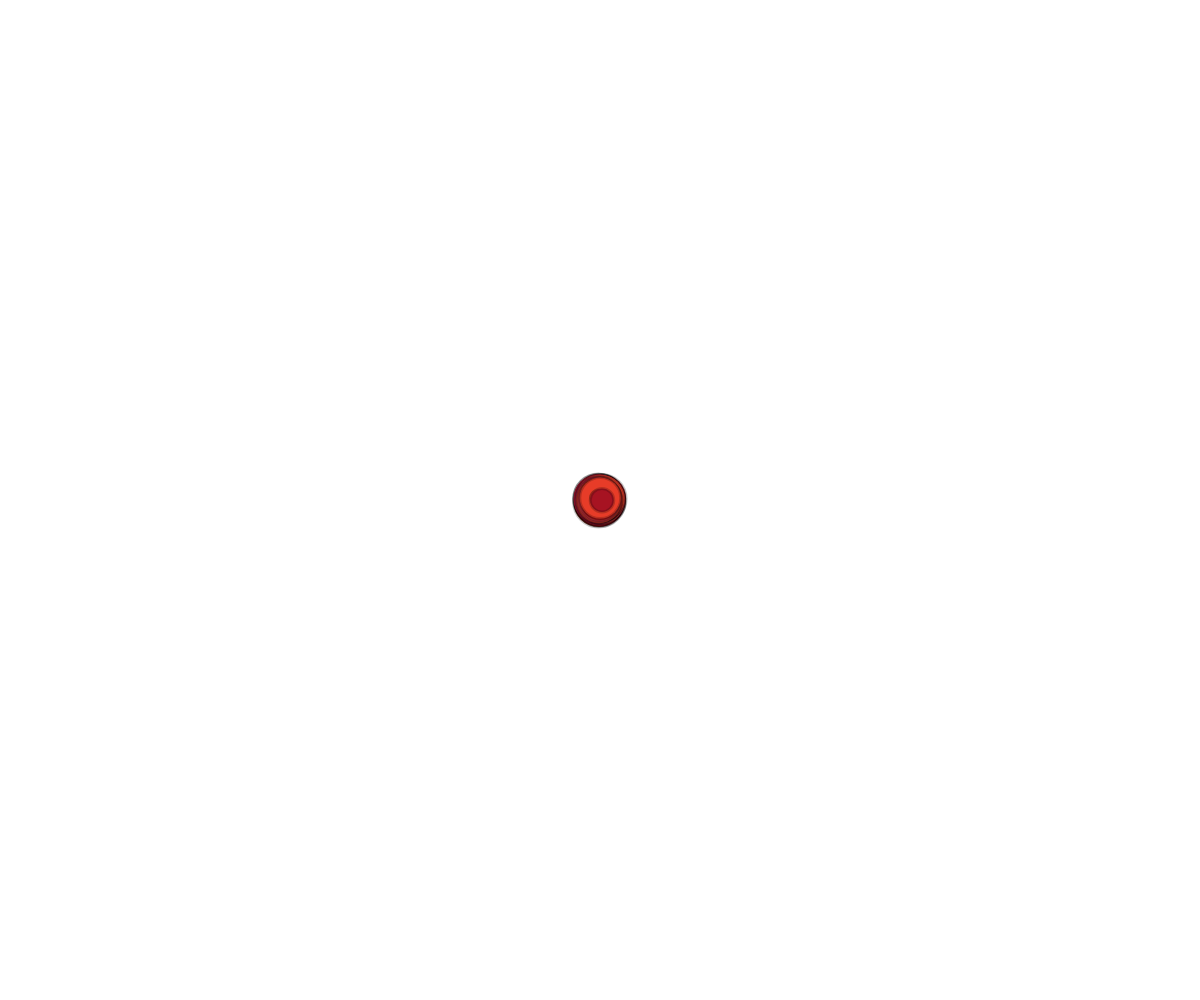
Frame 1 (no input)
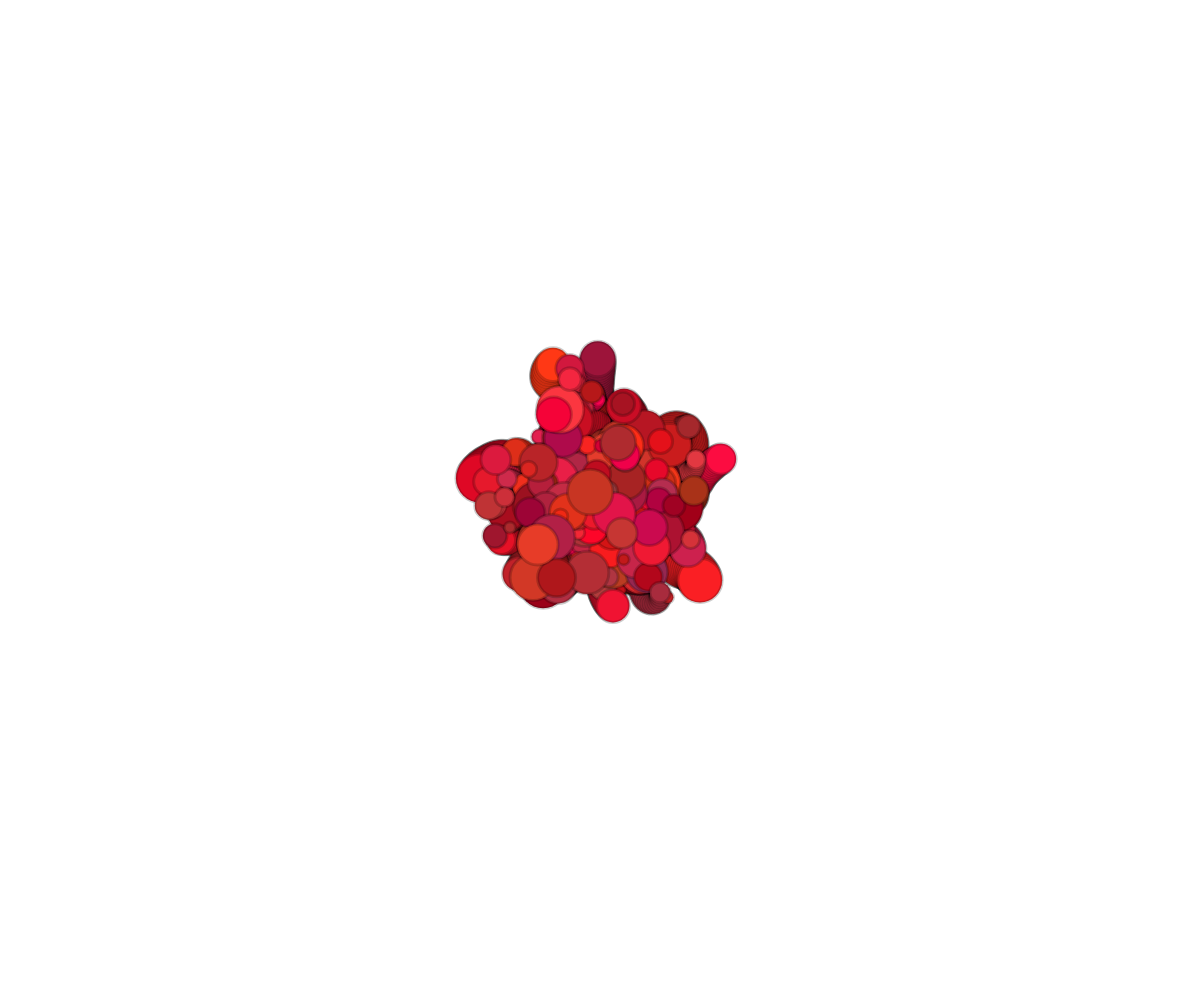
Frame 60 (no input)
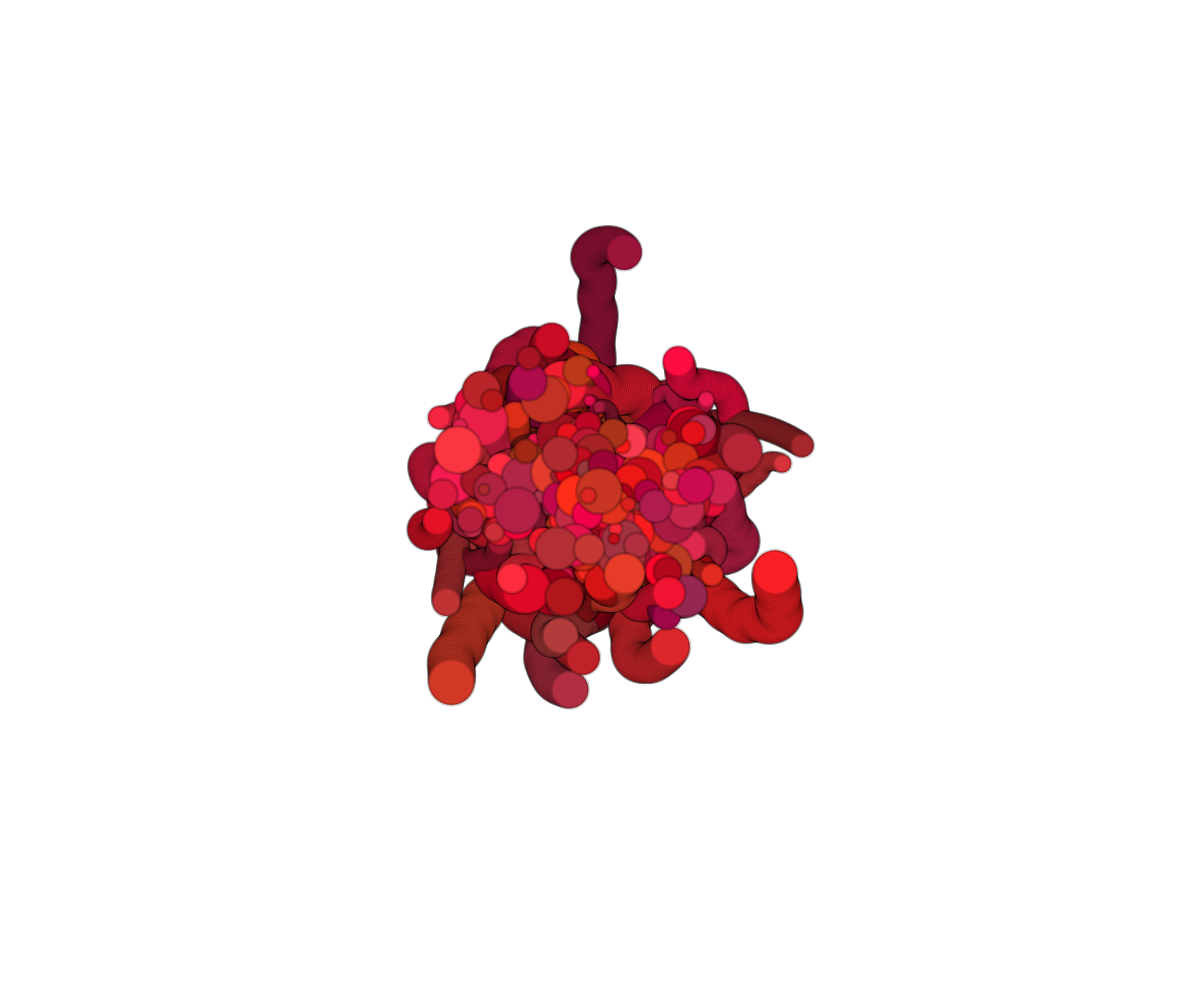
Frame 120 (the mouse pressed at the canvas centre since frame 60)

The p5.js sketch that drew these frames (run headless with seeded random() and noise() and a simulated clock; from frame 60 on, the mouse is pressed at the canvas centre):

// p5.js sketch
// ── sketch.js
let nPelotas = 200;
let pelota = [];
function setup() {
  createCanvas(windowWidth, windowHeight);
  for (let i = 0; i < nPelotas; i++) {
    pelota[i] = new randomWalker(i);
  }
}

function draw() {
  for (let i = 0; i < nPelotas; i++) {
    pelota[i].update();
    pelota[i].display();
  }
}

// --------------------------------------
// --------------- CLASSES --------------
// --------------------------------------

//----------Ramdom Walker----------------

class randomWalker{
  constructor(_tag) { //Crea parametors para el objeto
    this. Red = random(150, 255);
    this. Gren = random(0, 60);
    this. Blue = random(20, 80);

    this.t = 0;
    this.tSpeed = random(0.4);
    this.noiseShift = random(1000);

    this.tag = _tag;
    
    this.pos  = createVector(width/2, height/2);
    this.speed = createVector(random(-2,2), random(-2,2));
    this.diametro = random (10,50);
    print('hola soy pelota ' + this.tag);
  }
  update() { //Modifica el objeto
    
    this.speed.rotate(map(noise(this.t + this.noiseShift), 0, 1, -0.5, 0.5));
    this.pos.add(this.speed);
    this.t += this.tSpeed;
  }
  display() { //Dibuja el objeto
    //noStroke();
    stroke('rgba(0, 0, 0, 0.2)');
    strokeWeight(3);
    fill (this.Red, this.Gren, this.Blue);
    ellipse(this.pos.x, this.pos.y, this.diametro, this.diametro);
  }
}
